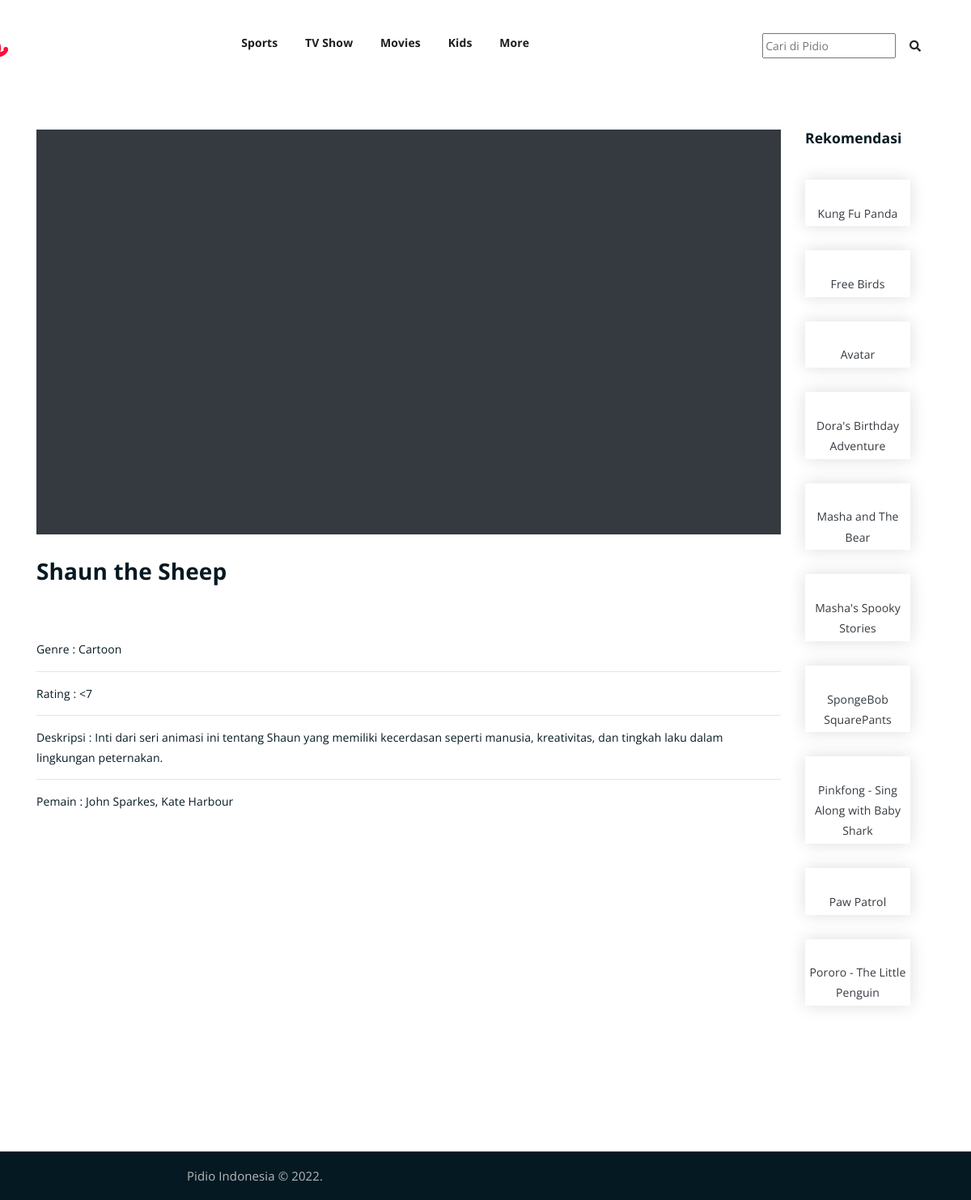
Screenshot of /watch.php?id=255 with the database file from the repository.
### tables this page shows
CREATE TABLE `film` (
  `id` int(11) NOT NULL,
  `judul` varchar(50) NOT NULL,
  `rating` varchar(50) DEFAULT NULL,
  `poster` varchar(255) NOT NULL,
  `genre` varchar(50) NOT NULL,
  `deskripsi` varchar(500) NOT NULL,
  `pemain` varchar(250) DEFAULT NULL,
  `jenis_film` varchar(20) DEFAULT NULL,
  
  PRIMARY KEY (id)
);

### functions.php (called while the page is built)
<?php
$conn = mysqli_connect("localhost", "root", "", "vidio");
return $conn;
function query($query) {
    global $conn;
    $result = mysqli_query($conn, $query);
    $rows = [];
    while( $row = mysqli_fetch_assoc($result) ) {
        $rows[] = $row;
    }
    return $rows;
}
?>

### watch.php (the view, shortened to what this page needs)
<?php
require 'functions.php';
if($_GET):
    $filmSearch = query("SELECT * FROM film where id = '$_GET[id]' ");
    $filmSearch = $filmSearch ? $filmSearch[0] : "";
    $anotherFilm = query("SELECT * FROM film where jenis_film = $filmSearch[jenis_film] and id != $_GET[id]");
else:
    header('Location: ');
endif;
?>
<!DOCTYPE html>
<html lang="en">
<head>
    <link rel="stylesheet" href="assets/css/all.min.css">
    <link rel="stylesheet" href="assets/bootstrap/css/bootstrap.min.css">
    <link rel="stylesheet" href="assets/css/owl.carousel.css">
    <link rel="stylesheet" href="assets/css/magnific-popup.css">
    <link rel="stylesheet" href="assets/css/animate.css">
    <link rel="stylesheet" href="assets/css/meanmenu.min.css">
    <link rel="stylesheet" href="assets/css/main.css">
    <link rel="stylesheet" href="assets/css/responsive.css">
</head>
</head>
<body>
    <div class="top-header-area" id="sticker">
        <div class="container">
            <div class="header">
                <div class="col-lg-12 col-sm-12 text-center">
                    <div class="main-menu-wrap">
                        <div class="site-logo">
                            <a href="index.php">
                                <img src="img/logo.png" width="200">
                            </a>
                        </div>
                        <nav class="main-menu">
                            <ul>
                                <li><a href="index.php?jenis_film=1">Sports</a></li>
                                <li><a href="index.php?jenis_film=2">TV Show</a></li>
                                <li><a href="index.php?jenis_film=3">Movies</a></li>
                                <li><a href="index.php?jenis_film=4">Kids</a></li>
                                <li><a href="#">More</a>
                                </li>
                                <li>
                                    <div class="search_bar">
                                        <form action="search.php" method="get">
                                            <input type="text" placeholder="Cari di Pidio" class="search_input" name="judul">
                                            <span class="search_submit"><button class="btn button-search search_bar_submit_button" type="submit"><i class="fas fa-search"></i>
                                            </button></span>
                                        </form>
                                    </div>
                                </li>
                            </ul>
                        </nav>
                    </div>
                </div>
            </div>
        </div>
    </div>
    <div class="latest-news pt-150 pb-150">
        <div class="container">
            <div class="row">
                <div class="col-sm-10">
                    <div class="single-latest-news text-center bg-dark shadow-none" style="width: 100%;height: 500px;" >
                    </div>
                    <h3><?= $filmSearch['judul'] ?></h3>
                    <br><br>
                    Genre : <?= $filmSearch['genre'] ?><hr>
                    Rating : <?= $filmSearch['rating'] ?><hr>
                    Deskripsi : <?= $filmSearch['deskripsi'] ?><hr>
                    Pemain : <?= $filmSearch['pemain'] ?>
                </div>
                <div class="col-sm-2 row">
                    <div class="col-sm-12 mb-4">
                        <h5>Rekomendasi</h5>
                    </div>
                    <?php foreach ($anotherFilm as $key => $value): ?>
                        <div class="col-sm-12">
                            <div class="single-latest-news text-center">
                                <div class="news-text-box p-1 text-dark">
                                    <p><a href="single-news.html" class="text-dark"><?= $value['judul'] ?></a></p>
                                </div>
                            </div>
                        </div>
                    <?php endforeach ?>
                </div>
            </div>
        </div>
    </div>
    <div class="copyright">
        <div class="container">
            <div class="row">
                <div class="col-lg-6 col-md-12">
                    <p>Pidio Indonesia &copy; <?= date("Y") ?>.
                    </p>
                </div>
            </div>
        </div>
    </div>
</body>
</html>

### assets/css/main.css (style rules this page uses)
html { font-size: 14px; font-weight: 400; line-height: 28px; height: 100%; }
body { font-family: "Open Sans", sans-serif; font-weight: 400; font-size: 1rem; letter-spacing: 0.1px; line-height: 1.8; color: #051922; overflow-x: hidden; }
body img { max-width: 100%; }
a { cursor: pointer; text-decoration: none; -webkit-transition: all 0.2s ease-in-out; -o-transition: all 0.2s ease-in-out; transition: all 0.2s ease-in-out; }
h1, .h1, h2, .h2, h3, .h3, h4, .h4, h5, .h5, h6, .h6 { font-family: "Open Sans", sans-serif; font-weight: 700; margin: 0 0 1.25rem 0; color: #051922; }
h1:last-child, .h1:last-child, h2:last-child, .h2:last-child, h3:last-child, .h3:last-child, h4:last-child, .h4:last-child, h5:last-child, .h5:last-child, h6:last-child, .h6:last-child { margin: 0; margin-bottom: 20px; }
h3, .h3 { font-size: 2rem; font-weight: 700; line-height: 2.25rem; }
h5, .h5 { font-size: 1.25rem; font-weight: 700; line-height: 1.5rem; }
p { font-family: "Open Sans", sans-serif; font-weight: 400; font-size: 1rem; letter-spacing: 0.1px; line-height: 1.8; color: #051922; margin: 0 0 1.25rem 0; }
p:last-child { margin: 0; }
.pt-150 { padding-top: 160px; }
.pb-150 { padding-bottom: 150px; }
.top-header-area { position: absolute; z-index: 999; width: 100%; padding: 25px 0; }
.header { display: -ms-flexbox; display: flex; -ms-flex-wrap: wrap; flex-wrap: wrap; margin-right: -11px; margin-left: -200px; }
nav.main-menu ul { margin: 0; padding: 0; list-style: none; }
nav.main-menu ul li { display: inline-block; }
nav.main-menu ul li a { color: #1e1e1e; font-weight: 700; display: block; padding: 15px; }
nav.main-menu ul > li { position: relative; }
nav.main-menu > ul li:last-child { float: right; }
.site-logo { float: left; max-width: 150px; }
.main-menu-wrap { position: relative; }
.site-logo { padding: 6px 0; }
nav.main-menu li a { -webkit-transition: 0.3s; -o-transition: 0.3s; transition: 0.3s; }
.top-header-area { -webkit-transition: 0.3s; -o-transition: 0.3s; transition: 0.3s; }
button, input, optgroup, select, textarea { margin-top: 15px; font-family: inherit; font-size: inherit; line-height: inherit; }
.search_bar, .search__input { width: 100%; -webkit-box-shadow: none; box-shadow: none; border: none; outline: none; }
.search_bar_submit_button { background: transparent; border: none; outline: none; padding: 0 16px; height: 32px; -webkit-transition: none; transition: none; }
.btn { display: inline-block; margin-bottom: 20px; font-weight: 400; text-align: center; vertical-align: middle; -ms-touch-action: manipulation; touch-action: manipulation; cursor: pointer; background-image: none; border: 1px solid transparent; white-space: nowrap; padding: 6px 12px; font-size: 14px; line-height: 1.42857; border-radius: 4px; -webkit-user-select: none; -moz-user-select: none; -ms-user-select: none; user-select: none; }
.copyright { background-color: #051922; border-top: 1px solid #232a35; }
.copyright p { text-align: center; margin: 0; color: #fff; opacity: 0.7; padding: 16px 0; font-size: 15px; }
.single-latest-news { -webkit-box-shadow: 0 0 20px #dddddd; box-shadow: 0 0 20px #dddddd; -webkit-transition: 0.3s; -o-transition: 0.3s; transition: 0.3s; }
html, body { height: 100%; }
.news-text-box { padding: 25px; border-bottom-left-radius: 5px; border-bottom-right-radius: 5px; }
.single-latest-news { margin-bottom: 30px; }

### rows the page displays
film: judul "Shaun the Sheep", genre "Cartoon", rating "<7", deskripsi "Inti dari seri animasi ini tentang Shaun yang memiliki kecerdasan seperti manusia, kreativitas, dan tingkah laku dalam lingkungan peternakan.", pemain "John Sparkes, Kate Harbour"
film: judul "Kung Fu Panda"
film: judul "Free Birds"
film: judul "Avatar"
film: judul "Dora's Birthday Adventure"
film: judul "Masha and The Bear"
film: judul "Masha's Spooky Stories"
film: judul "SpongeBob SquarePants"
film: judul "Pinkfong - Sing Along with Baby Shark"
film: judul "Paw Patrol"
film: judul "Pororo - The Little Penguin"
